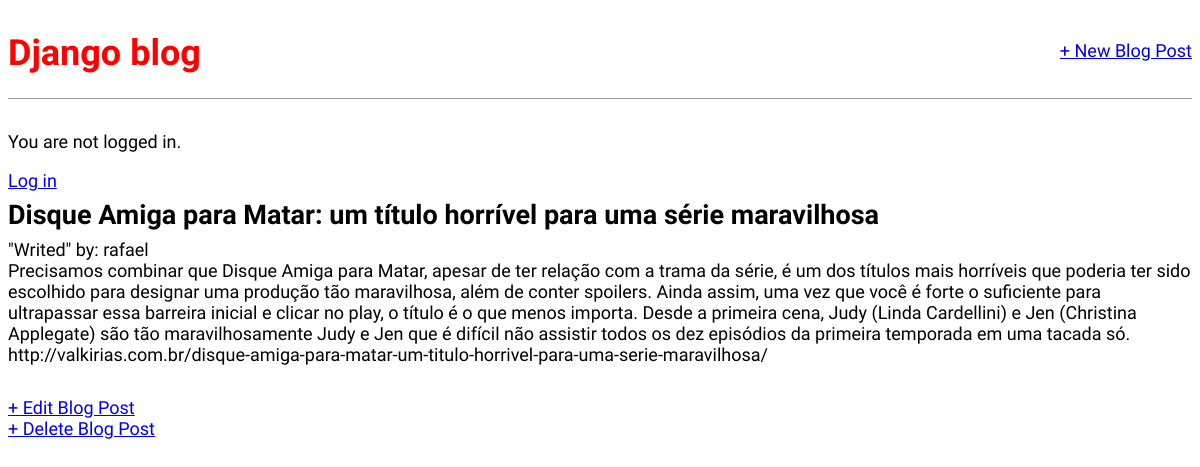
/post/1, run on the app's committed database.
### blog/models.py (models this page shows, shortened)
class Post(models.Model):
    title = models.CharField(max_length = 200)
    author = models.ForeignKey(
        'auth.User',
        on_delete = models.CASCADE,
    )
    body = models.TextField()

### blog/views.py (the view)
# urls.py: path('post/<int:pk>', BlogDetailView.as_view(), name = 'post_detail'),
class BlogDetailView(DetailView):
    model = Post
    template_name = 'post_detail.html'

### templates/post_detail.html
{% extends 'base.html' %}
{% block content %}
    <div class="post-entry">
        <h2>{{ post.title }}</h2>
        <p>"Writed" by: {{ post.author}}</p>
        <p>{{ post.body }}</p>
    </div>
    <a href="{% url 'post_edit' post.pk %}">+ Edit Blog Post</a></br>
    <a href="{% url 'post_delete' post.pk %}">+ Delete Blog Post</a>
{% endblock content %}

### static/css/base.css (style rules this page uses)
body { font-family: 'Source Sans Pro', sans-serif; font-size:18px; }
.post-entry { margin-bottom:2rem; }
.post-entry h2 { margin:0.5rem 0; }
.post-entry p { margin:0; font-weight:400; }

### data on the page
Post: title "Disque Amiga para Matar: um título horrível para uma série maravilhosa", author "rafael", body "Precisamos combinar que Disque Amiga para Matar, apesar de ter relação com a trama da série, é um dos títulos mais horríveis que poderia ter sido escolhido para designar uma produção tão maravilhosa, além de conter spoilers. Ainda assim, uma vez que você é forte o suficiente para ultrapassar essa barreira inicial e clicar no play, o título é o que menos importa. Desde a primeira cena, Judy (Linda Cardellini) e Jen (Christina Applegate) são tão maravilhosamente Judy e Jen que é difícil não assistir todos os dez episódios da primeira temporada em uma tacada só. http://valkirias.com.br/disque-amiga-para-matar-um-titulo-horrivel-para-uma-serie-maravilhosa/"
